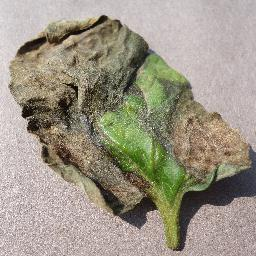
#> input picture data100/213.JPG, 256 x 256 px; its folder holds only this picture in this run
$ jupyter execute main2.ipynb   (older library calls are emulated)
#> lines starting #> are read from the running program, lines starting #| are printed output that depends on the picture
[cell 1]
#import the required libraries
import skimage.feature as skf
import openpyxl
import numpy as np
import math
from PIL import Image
from numpy import asarray
from scipy.stats import skew, kurtosis
import skimage.feature
import xlsxwriter
import os


#creates general file for features of all the three channels
outWorkbook = xlsxwriter.Workbook("Output100.xlsx")
outSheet = outWorkbook.add_worksheet()

#Writes headers for general file
outSheet.write("A1", "Mean_R")
outSheet.write("B1", "RMS_R")
outSheet.write("C1", "Median_R")
outSheet.write("D1", "Variance_R")
outSheet.write("E1", "Std_R")
outSheet.write("F1", "Skewness_R")
outSheet.write("G1", "Kurtosis_R")
outSheet.write("H1", "Contrast_R")
outSheet.write("I1", "Entropy_R")
outSheet.write("J1", "Energy_R")
outSheet.write("K1", "Homogeneity_R")
outSheet.write("L1", "Correlation_R")
outSheet.write("M1", "IDM_R")
outSheet.write("N1", "Smoothness_R")
outSheet.write("O1", "Mean_G")
outSheet.write("P1", "RMS_G")
outSheet.write("Q1", "Median_G")
outSheet.write("R1", "Variance_G")
outSheet.write("S1", "Std_G")
outSheet.write("T1", "Skewness_G")
outSheet.write("U1", "Kurtosis_G")
outSheet.write("V1", "Contrast_G")
outSheet.write("W1", "Entropy_G")
outSheet.write("X1", "Energy_G")
outSheet.write("Y1", "Homogeneity_G")
outSheet.write("Z1", "Correlation_G")
outSheet.write("AA1", "IDM_G")
outSheet.write("AB1", "Smoothness_G")
outSheet.write("AC1", "Mean_B")
outSheet.write("AD1", "RMS_B")
outSheet.write("AE1", "Median_B")
outSheet.write("AF1", "Variance_B")
outSheet.write("AG1", "Std_B")
outSheet.write("AH1", "Skewness_B")
outSheet.write("AI1", "Kurtosis_B")
outSheet.write("AJ1", "Contrast_B")
outSheet.write("AK1", "Entropy_B")
outSheet.write("AL1", "Energy_B")
outSheet.write("AM1", "Homogeneity_B")
outSheet.write("AN1", "Correlation_B")
outSheet.write("AO1", "IDM_B")
outSheet.write("AP1", "Smoothness_B")
outWorkbook.close()

[cell 2]
#creates a file for red channel
outWorkbookR = xlsxwriter.Workbook("RedChannel100.xlsx")
outSheetR = outWorkbookR.add_worksheet()

#writes headers for red file
outSheetR.write("A1", "Mean_R")
outSheetR.write("B1", "RMS_R")
outSheetR.write("C1", "Median_R")
outSheetR.write("D1", "Variance_R")
outSheetR.write("E1", "Std_R")
outSheetR.write("F1", "Skewness_R")
outSheetR.write("G1", "Kurtosis_R")
outSheetR.write("H1", "Contrast_R")
outSheetR.write("I1", "Entropy_R")
outSheetR.write("J1", "Energy_R")
outSheetR.write("K1", "Homogeneity_R")
outSheetR.write("L1", "Correlation_R")
outSheetR.write("M1", "IDM_R")
outSheetR.write("N1", "Smoothness_R")
outWorkbookR.close()

[cell 3]
#creates file for green channel
outWorkbookG = xlsxwriter.Workbook("GreenChannel100.xlsx")
outSheetG = outWorkbookG.add_worksheet()

#writes headers for green file
outSheetG.write("A1", "Mean_G")
outSheetG.write("B1", "RMS_G")
outSheetG.write("C1", "Median_G")
outSheetG.write("D1", "Variance_G")
outSheetG.write("E1", "Std_G")
outSheetG.write("F1", "Skewness_G")
outSheetG.write("G1", "Kurtosis_G")
outSheetG.write("H1", "Contrast_G")
outSheetG.write("I1", "Entropy_G")
outSheetG.write("J1", "Energy_G")
outSheetG.write("K1", "Homogeneity_G")
outSheetG.write("L1", "Correlation_G")
outSheetG.write("M1", "IDM_G")
outSheetG.write("N1", "Smoothness_G")
outWorkbookG.close()

[cell 4]
#creates a file for blue channel
outWorkbookB = xlsxwriter.Workbook("BlueChannel100.xlsx")
outSheetB = outWorkbookB.add_worksheet()

#writes headers for blue file
outSheetB.write("A1", "Mean_B")
outSheetB.write("B1", "RMS_B")
outSheetB.write("C1", "Median_B")
outSheetB.write("D1", "Variance_B")
outSheetB.write("E1", "Std_B")
outSheetB.write("F1", "Skewness_B")
outSheetB.write("G1", "Kurtosis_B")
outSheetB.write("H1", "Contrast_B")
outSheetB.write("I1", "Entropy_B")
outSheetB.write("J1", "Energy_B")
outSheetB.write("K1", "Homogeneity_B")
outSheetB.write("L1", "Correlation_B")
outSheetB.write("M1", "IDM_B")
outSheetB.write("N1", "Smoothness_B")
outWorkbookB.close()

[cell 5]
#import required libaray to read and make a list of all the needy images
import glob

#declare an empty list
Image_list = []

#using for loop to append to the list declared above
for filename in glob.glob('/home/uca/Desktop/Undergrad/Arfan_FinalYearProject/data100/*.*'):
    im = Image.open(filename)
#> im is the input picture: PIL image 256x256 RGB; mean R, G, B 156.7, 149.3, 134

    #append each image to the list declared above
    Image_list.append(im)

#prints number of images used
print(len(Image_list))
#| 1

[cell 6]
#uses for loop to read each image and array of each image
for i in range(0, len(Image_list)):
    Image = Image_list[i]
    image = asarray(Image)

    #Apply image enhancement
#     #apply image inverse
#     # Invert the colors
#     image = 255 - image

    # Apply contrast stretching for image enhancement
    min_val = np.min(image)
    max_val = np.max(image)
    image = (image - min_val) / (max_val - min_val)


    #Here i am extracting the single channel like red, green, and blue from the whole image array
    R = image[:, :, 0]
    G = image[:, :, 1]
    B = image[:, :, 2]


    #selecting features from Red Channel
    print("Calculating Statistical features for Red Channel: ")

    #calculates mean
    Mean_R = np.mean(R);
    print(Mean_R)

    #calculating root mean square
    RMS_R = np.sqrt(np.mean(R**2))
    print(RMS_R)

    #calculating median
    Median_R = np.median(R)
    print(Median_R)

    #calculating variance of the pixels
    Variance_R = np.var(R)
    print(Variance_R)

    #calculating standard deviation
    Std_R = math.sqrt(Variance_R)
    print(Std_R)

    #calculates skewness
    Skewness_R = skew(R.reshape(-1))
    print(Skewness_R)

    #calculates kurtosis
    Kurtosis_R = kurtosis(R.reshape(-1))
    print(Kurtosis_R)

    #calculates entropy
    Entropy_R = skimage.measure.shannon_entropy(R)
    print(Entropy_R)

    #returns an image array where lowest pixel value is 0 and highest 8 instead of 0 and 255
    R = skimage.img_as_ubyte(R)

    #calculates contrast
    g1 = skf.graycomatrix(R, [1], [0], levels=256, symmetric=False, normed=True)
    Contrast_R = skf.graycoprops(g1, 'contrast')[0][0]
    print(Contrast_R)

    #calculates energy
    Energy_R = skf.graycoprops(g1, 'energy')[0][0]
    print(Energy_R)

    #calculating homogeniety
    Homogeneity_R = skf.graycoprops(g1, 'homogeneity')[0][0]
    print(Homogeneity_R)

    #finding correlation
    Correlation_R = skf.graycoprops(g1, 'correlation')[0][0]
    print(Correlation_R)

    #glcm_R = skf.graycomatrix(R, distances=[1], angles=[0], levels=256, symmetric= False, normed=True)

    #calculate inverse difference moment (IDM)
    IDM_R = 1 / (1 + Contrast_R - Energy_R)
    print(IDM_R)

    #calculates smoothness
    diff_R = np.diff(R.astype(float))
    variance_R = np.var(diff_R)
    Smoothness_R = variance_R / (R.shape[0] * R.shape[1])
    print(Smoothness_R)


    #selecting features from Green Channel
    print("Calculating Statistical Features for Green Channel: ")

    #calculates mean
    Mean_G = np.mean(G);
    print(Mean_G)

    #calculates root mean square
    RMS_G = np.sqrt(np.mean(G**2))
    print(RMS_G)

    #calculates median
    Median_G = np.median(G)
    print(Median_G)

    #claculates variance
    Variance_G = np.var(G)
    print(Variance_G)

    #calculates standard deviation
    Std_G = math.sqrt(Variance_G)
    print(Std_G)

    #calculates skewness
    Skewness_G = skew(G.reshape(-1))
    print(Skewness_G)

    #calculates kurtosis
    Kurtosis_G = kurtosis(G.reshape(-1))
    print(Kurtosis_G)

    #calculates entropy
    Entropy_G = skimage.measure.shannon_entropy(G)
    print(Entropy_G)

    #converts images pixels to range of 0 to 8 instead of 0 to 255
    G = skimage.img_as_ubyte(G)

    #calculates contrast
    g2 = skf.graycomatrix(G, [1], [0], levels=256, symmetric=False, normed=True)
    Contrast_G = skf.graycoprops(g2, 'contrast')[0][0]
    print(Contrast_G)

    #calculates energy
    Energy_G = skf.graycoprops(g2, 'energy')[0][0]
    print(Energy_G)

    #calculates homogeniety
    Homogeneity_G = skf.graycoprops(g2, 'homogeneity')[0][0]
    print(Homogeneity_G)

    #calculates correlation
    Correlation_G = skf.graycoprops(g2, 'correlation')[0][0]
    print(Correlation_G)
    #glcm_G = skf.graycomatrix(G, distances=[1], angles=[0], levels=256, symmetric=True, normed=True)

    #calculates inverse difference moment (IDM)
    IDM_G = 1 / (1 + Contrast_G - Energy_G)
    print(IDM_G)

    #calculates smoothness
    diff_G = np.diff(G.astype(float))
    variance_G = np.var(diff_G)
    Smoothness_G = variance_G / (G.shape[0] * G.shape[1])
    print(Smoothness_G)

    #selecting features from Blue Channel
    print("Calculating Statistical Features for Blue Channel: ")

    #calculates mean
    Mean_B = np.mean(B);
    print(Mean_B)

    #calculates root mean square
    RMS_B = np.sqrt(np.mean(B**2))
    print(RMS_B)

    #calculates median
    Median_B = np.median(B)
    print(Median_B)

    #calculates variance
    Variance_B = np.var(B)
    print(Variance_B)

    #calculates standard deviation
    Std_B = math.sqrt(Variance_B)
    print(Std_B)

    #calculates skewness
    Skewness_B = skew(B.reshape(-1))
    print(Skewness_B)

    #calculates kurtosis
    Kurtosis_B = kurtosis(B.reshape(-1))
    print(Kurtosis_B)

    #calculates entropy
    Entropy_B = skimage.measure.shannon_entropy(B)
    print(Entropy_B)

    #converts range of pixels values from 0-255 to 0-8
    B = skimage.img_as_ubyte(B)

    #calculates contrast
    g3 = skf.graycomatrix(B, [1], [0], levels=256, symmetric=False, normed=True)
    Contrast_B = skf.graycoprops(g3, 'contrast')[0][0]
    print(Contrast_B)

    #calculates energy
    Energy_B = skf.graycoprops(g3, 'energy')[0][0]
    print(Energy_B)

    #calculates homogeniety
    Homogeneity_B = skf.graycoprops(g3, 'homogeneity')[0][0]
    print(Homogeneity_B)

    #calculates correlation
    Correlation_B = skf.graycoprops(g3, 'correlation')[0][0]
    print(Correlation_B)

    #glcm_B = skf.graycomatrix(B, distances=[1], angles=[0], levels=256, symmetric=True, normed=True)

    #calculates inverse difference moment (IDM)
    IDM_B = 1 / (1 + Contrast_B - Energy_B)
    print(IDM_B)

    #calculates smoothness
    diff_B = np.diff(B.astype(float))
    variance_B = np.var(diff_B)
    Smoothness_B = variance_B / (B.shape[0] * B.shape[1])
    print(Smoothness_B)

    #count the number of images
    print("Image number: ", i)


    #Declares data for all the three channels
    values_R = [Mean_R, RMS_R, Median_R, Variance_R, Std_R, Skewness_R, Kurtosis_R, Entropy_R, Contrast_R, Energy_R, Homogeneity_R, Correlation_R, IDM_R, Smoothness_R]
    values_G = [Mean_G, RMS_G, Median_G, Variance_G, Std_G, Skewness_G, Kurtosis_G, Entropy_G, Contrast_G, Energy_G, Homogeneity_G, Correlation_G, IDM_G, Smoothness_G]
    values_B = [Mean_B, RMS_B, Median_B, Variance_B, Std_B, Skewness_B, Kurtosis_B, Entropy_B, Contrast_B, Energy_B, Homogeneity_B, Correlation_B, IDM_B, Smoothness_B]

    #Writes red channels into a file
    outWorkbookR = openpyxl.load_workbook("RedChannel100.xlsx")
    outSheetR = outWorkbookR.active
    outSheetR.append(values_R)
    outWorkbookR.save(filename="RedChannel100.xlsx")

    #Writes green channels into a file
    outWorkbookG = openpyxl.load_workbook("GreenChannel100.xlsx")
    outSheetG = outWorkbookG.active
    outSheetG.append(values_G)
    outWorkbookG.save(filename="GreenChannel100.xlsx")

    #writes blue chanels into a file
    outWorkbookB = openpyxl.load_workbook("BlueChannel100.xlsx")
    outSheetB = outWorkbookB.active
    outSheetB.append(values_B)
    outWorkbookB.save(filename="BlueChannel100.xlsx")

    #creates a general fle where all the three channels data will be merged
    outWorkbook = xlsxwriter.Workbook("Output100.xlsx")
    outSheet = outWorkbook.add_worksheet()

    #declares data for general file
    values = [Mean_R, RMS_R, Median_R, Variance_R, Std_R, Skewness_R, Kurtosis_R, Entropy_R, Contrast_R, Energy_R, Homogeneity_R, Correlation_R, IDM_R, Smoothness_R, Mean_G, RMS_G, Median_R, Variance_G, Std_G, Skewness_G, Kurtosis_G, Entropy_G, Contrast_G, Energy_G, Homogeneity_G, Correlation_G, IDM_G, Smoothness_G, Mean_B, RMS_B, Median_R, Variance_B, Std_B, Skewness_B, Kurtosis_B, Entropy_B, Contrast_B, Energy_B, Homogeneity_B, Correlation_B, IDM_B, Smoothness_B]


    #writes into the general file
    outWorkbook = openpyxl.load_workbook("Output100.xlsx")
    outSheet = outWorkbook.active
    outSheet.append(values)

    #here the general file is being saved
    outWorkbook.save(filename="Output100.xlsx")
#> this loop made 1 pass
#> (min_val, max_val, Mean_R, RMS_R, Median_R, Variance_R, Std_R, Skewness_R) on pass 1: (0, 255, 0.615, 0.648, 0.675, 0.0418, 0.204, -0.799)
#> (printed output is left out)
#> pass 1, `R = image[:, :, 0]`:
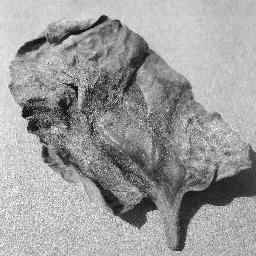
#> R: shape (256, 256) float64; min 0, max 1, mean 0.615
#> pass 1, `G = image[:, :, 1]`:
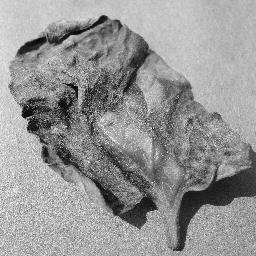
#> G: shape (256, 256) float64; min 0, max 1, mean 0.586
#> pass 1, `B = image[:, :, 2]`:
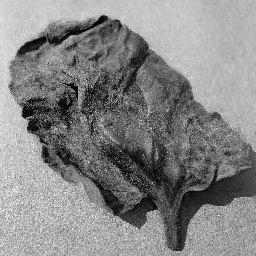
#> B: shape (256, 256) float64; min 0, max 0.984, mean 0.526
#> after the loop:
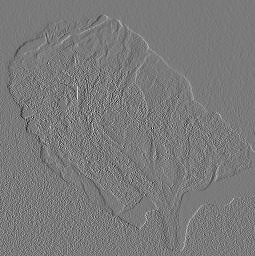
#> diff_B: shape (256, 255) float64; min -201, max 217, mean -0.2; drawn with min black and max white

$ run again, on data100/731.JPG
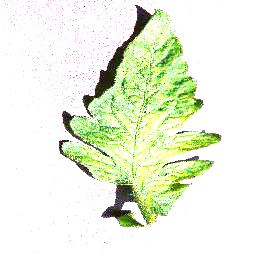
#> input picture data100/731.JPG, 256 x 256 px
#> im is the input picture: PIL image 256x256 RGB; mean R, G, B 233.7, 240.4, 220.1
#| 1
#> the loop `for i in range(0, len(Image_list)):` made 1 pass
#> (min_val, max_val, Mean_R, RMS_R, Median_R, Variance_R, Std_R, Skewness_R) on pass 1: (0, 255, 0.916, 0.936, 1, 0.036, 0.19, -2.8)
#> (printed output is left out)
#> pass 1, `B = image[:, :, 2]`:
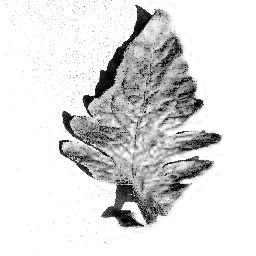
#> B: shape (256, 256) float64; min 0, max 1, mean 0.863
#> after the loop `for i in range(0, len(Image_list)):`:
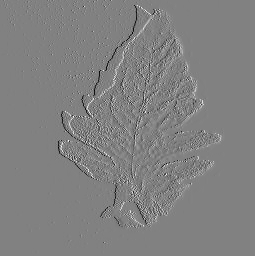
#> diff_B: shape (256, 255) float64; min -244, max 237, mean 0; drawn with min black and max white

$ run again, on data100/922.JPG
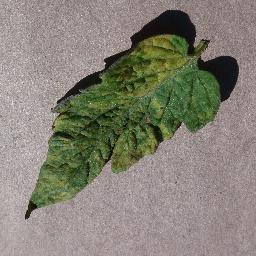
#> input picture data100/922.JPG, 256 x 256 px
#> im is the input picture: PIL image 256x256 RGB; mean R, G, B 133.1, 129.2, 117.5
#| 1
#> the loop `for i in range(0, len(Image_list)):` made 1 pass
#> (min_val, max_val, Mean_R, RMS_R, Median_R, Variance_R, Std_R, Skewness_R) on pass 1: (0, 248, 0.537, 0.57, 0.613, 0.0368, 0.192, -1.01)
#> (printed output is left out)
#> pass 1, `B = image[:, :, 2]`:
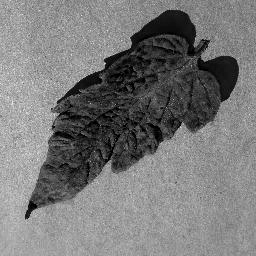
#> B: shape (256, 256) float64; min 0, max 0.956, mean 0.474
#> after the loop `for i in range(0, len(Image_list)):`:
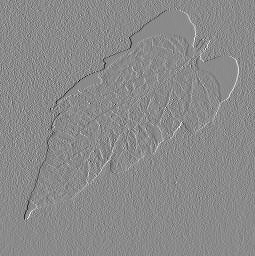
#> diff_B: shape (256, 255) float64; min -186, max 156, mean -0.1; drawn with min black and max white

$ run again, on data100/255.JPG
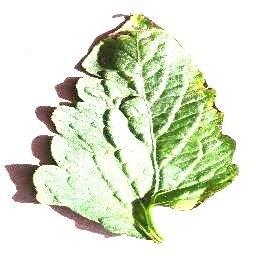
#> input picture data100/255.JPG, 256 x 256 px
#> im is the input picture: PIL image 256x256 RGB; mean R, G, B 219.5, 227.4, 204.8
#| 1
#> the loop `for i in range(0, len(Image_list)):` made 1 pass
#> (min_val, max_val, Mean_R, RMS_R, Median_R, Variance_R, Std_R, Skewness_R) on pass 1: (0, 255, 0.861, 0.891, 0.996, 0.0529, 0.23, -1.62)
#> (printed output is left out)
#> after the loop `for i in range(0, len(Image_list)):`:
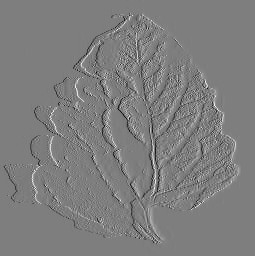
#> diff_B: shape (256, 255) float64; min -227, max 230, mean 0; drawn with min black and max white
